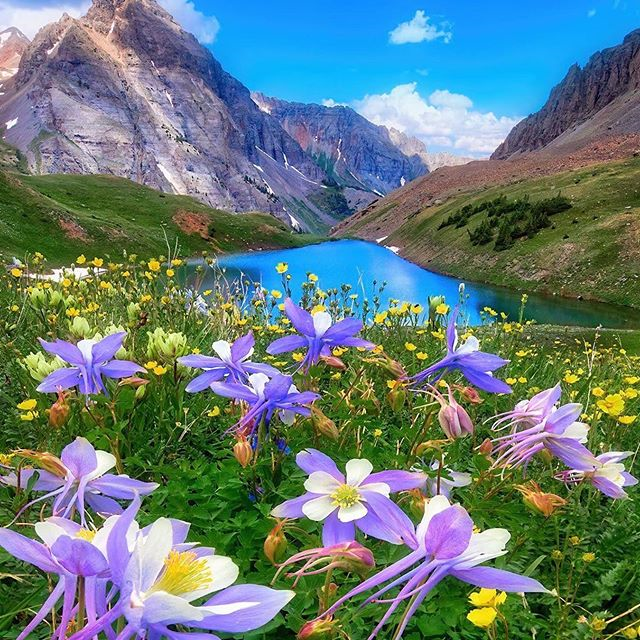
#> input picture УП/Work_3/nature.bmp, 640 x 640 px
$ python Work_3.py
#> lines starting #> are read from the running program, lines starting #| are printed output that depends on the picture
import cv2
import numpy as np

# Загрузка изображения
image = cv2.imread('nature.bmp')
#> image is the input picture: shape (640, 640, 3); mean B, G, R 122.5, 124.2, 102.1

# Преобразование изображения в список для ручной обработки
image_list = image.tolist()
#> image_list = 640 items

# 1. Увеличение ширины в 2 раза
new_width = []
for row in image_list:
    new_row = []
    for pixel in row:
        new_row.append(pixel)
        new_row.append(pixel)
    new_width.append(new_row)
#> after the loop, new_width = 640 items

# 2. Уменьшение высоты в 2 раза (берем каждую вторую строку)
reduced_height = new_width[::2]
#> reduced_height = 320 items

# Определение размеров измененного изображения
h = len(reduced_height)
#> h = 320
w = len(reduced_height[0]) if h > 0 else 0
#> w = 1280

# Вычисление 5% площади изображения
total_pixels = h * w
#> total_pixels = 409600
region_area = int(total_pixels * 0.05)
#> region_area = 20480

# Расчет высоты области для инверсии (5% от высоты изображения)
region_height = max(1, int(round(h * 0.05)))
#> region_height = 16
start_row = h - region_height
#> start_row = 304

# Инверсия всех пикселей в нижней области
for i in range(start_row, h):
    for j in range(w):
        pixel = reduced_height[i][j]
        inverted = [255 - pixel[0], 255 - pixel[1], 255 - pixel[2]]
        reduced_height[i][j] = inverted


# Преобразование обратно в numpy массив
result_image = np.array(reduced_height, dtype=np.uint8)
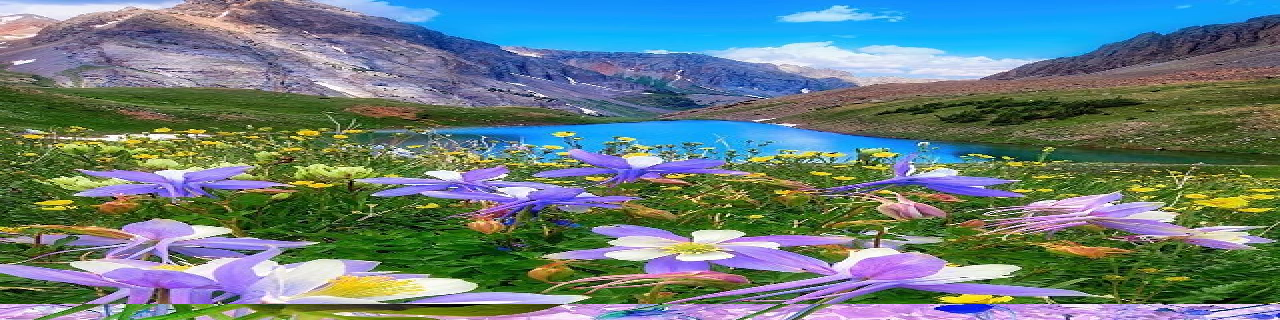
#> result_image: shape (320, 1280, 3); mean of channels 0, 1, 2 126.4, 126.2, 105.2; drawn as B, G, R

# Отображение результата
cv2.imshow('Processed Image', result_image)
cv2.waitKey(0)

# Сохранение в формате BMP
output_filename = 'result.bmp'
cv2.imwrite(output_filename, result_image)
print(f"Изображение сохранено как {output_filename}")

cv2.destroyAllWindows()
